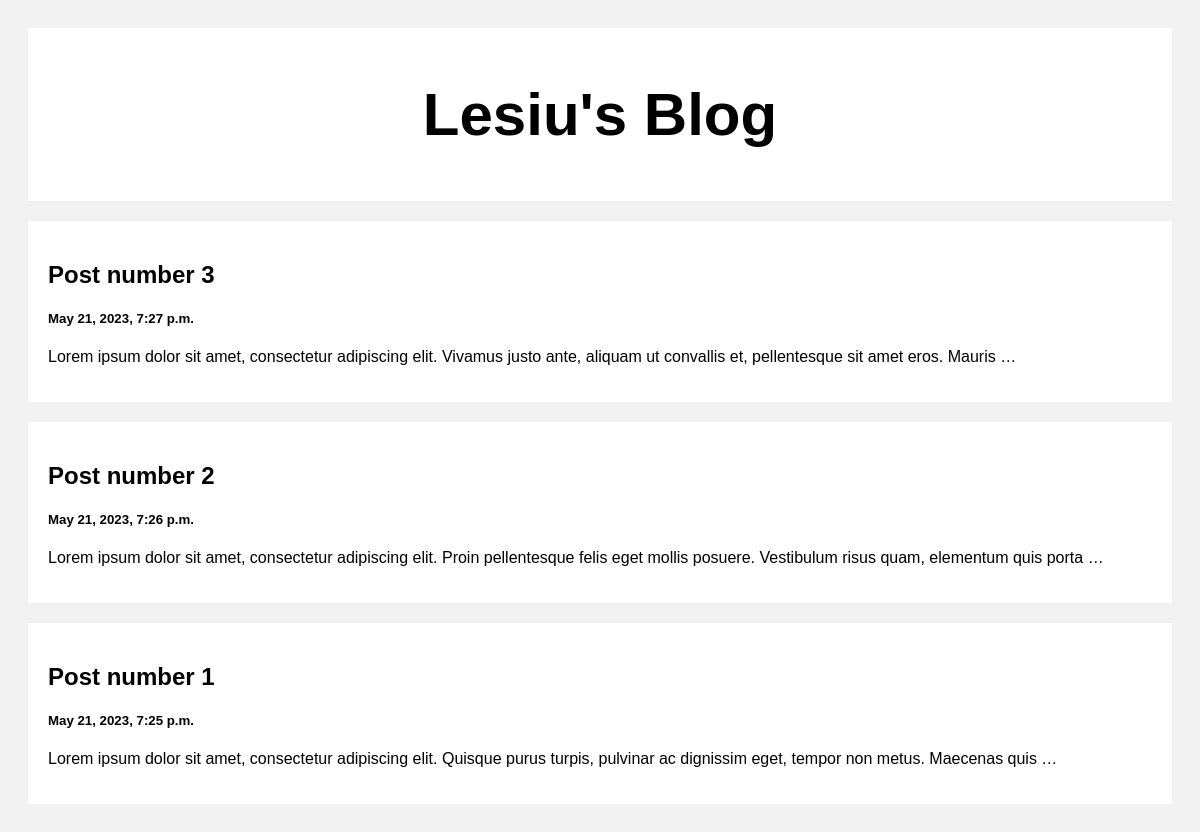
The page / on the database its author committed.
### posts/models.py (models this page shows)
class Post(models.Model):
    title = models.CharField(max_length=100)
    body = models.CharField(max_length=1000000)
    created_at = models.DateTimeField(default=datetime.now,blank=True)

### posts/views.py (the view)
# urls.py: path('', views.index, name='index'),
def index(request):
    posts = Post.objects.all()
    return render(request, 'index.html', {'posts': posts})

### templates/index.html (shortened to what this page needs)
<!DOCTYPE html>
<html>
<head>
</head>
<body>
<div class="header">
  <h2>Lesiu's Blog</h2>
</div>
<div class="row">
  <div class="leftcolumn">
    {% for post in posts reversed %}
    <div class="card">
      <a style="text-decoration: none; color: black;" href="/post/{{post.id}}">
        <h2>{{post.title}}</h2>
        <h5>{{post.created_at}}</h5>
        <p>{{post.body|truncatewords:20}}</p>
      </a>
    </div>
    {% endfor %}
  </div>
</div>
</body>
</html>

### templates/index.html (style rules this page uses)
* { box-sizing: border-box; }
body { font-family: Arial; padding: 20px; background: #f1f1f1; }
.header { padding: 2px; font-size: 40px; text-align: center; background: white; }
.leftcolumn { float: left; width: 100%; }
.card { background-color: white; padding: 20px; margin-top: 20px; }
.row:after { content: ""; display: table; clear: both; }

### rows shown on the page
Post: title "Post number 3", created_at "May 21, 2023, 7:27 p.m.", body "Lorem ipsum dolor sit amet, consectetur adipiscing elit. Vivamus justo ante, aliquam ut convallis et, pellentesque sit amet eros. Mauris …"
Post: title "Post number 2", created_at "May 21, 2023, 7:26 p.m.", body "Lorem ipsum dolor sit amet, consectetur adipiscing elit. Proin pellentesque felis eget mollis posuere. Vestibulum risus quam, elementum quis porta …"
Post: title "Post number 1", created_at "May 21, 2023, 7:25 p.m.", body "Lorem ipsum dolor sit amet, consectetur adipiscing elit. Quisque purus turpis, pulvinar ac dignissim eget, tempor non metus. Maecenas quis …"
